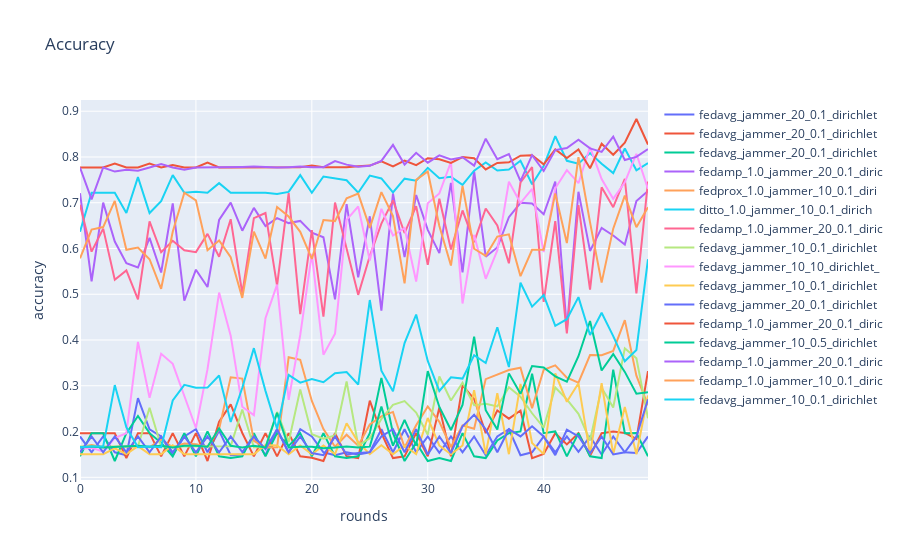
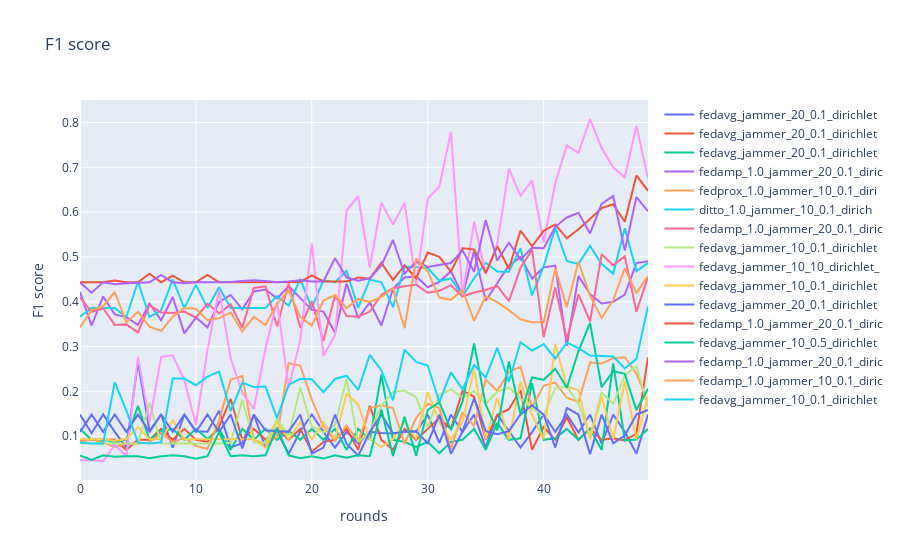

Notebook code cell kept with these figures, in order:
### Code cell
path = 'log/' #'log/log_fash_nogroup/'
# path='/'
file_list = os.listdir(path)
file_list = [file_path for file_path in file_list if file_path[-5:] == '.json' and 'jammer' in file_path and 'central' not in file_path]
fig_acc = go.Figure()
fig_f1 = go.Figure()
for file_path in file_list:
    data = read_json(path+file_path)
    data = np.array(data)
    fig_acc.add_trace(go.Scatter(y=data[:,0],name=file_path[:30]))
    fig_f1.add_trace(go.Scatter(y=data[:,1],name=file_path[:30]))
    
fig_acc.update_layout(title='Accuracy', xaxis_title='rounds', yaxis_title='accuracy')
fig_f1.update_layout(title='F1 score', xaxis_title='rounds', yaxis_title='F1 score')
# fig_acc.write_html(path + 'acc.html')
# fig_f1.write_html(path + 'f1.html')
fig_acc.show()
fig_f1.show()
